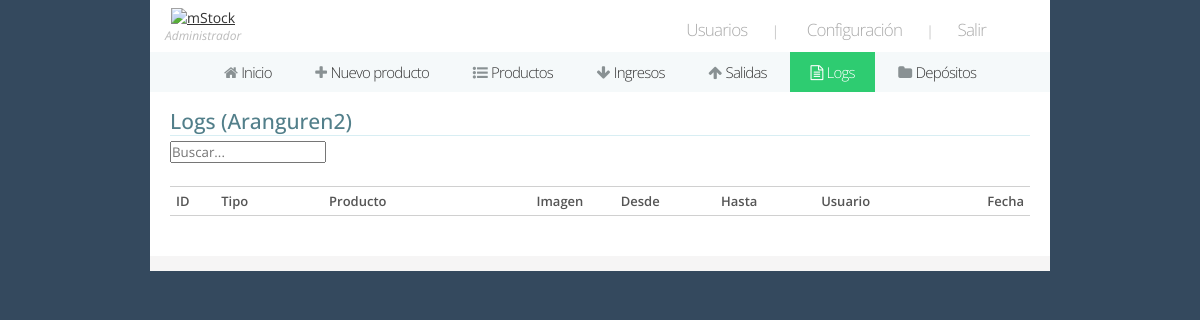
Before: /log/4 (signed in) with the older database file.
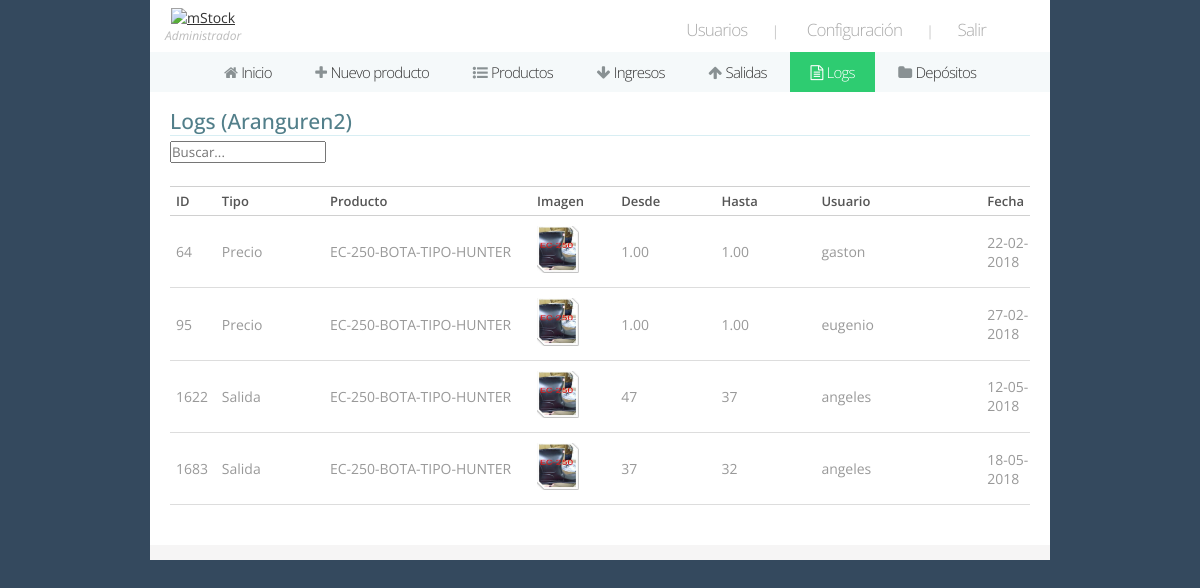
After: the same page with the newer database file.
### mystock/models.py (models this page shows)
class Log(models.Model):
	type = models.ForeignKey(Tipmov, on_delete=models.CASCADE)
	producto = models.ForeignKey(Producto, on_delete=models.CASCADE)
	fromqty = models.IntegerField()
	toqty = models.IntegerField()
	fromprice = models.DecimalField(max_digits=15, decimal_places=2)
	toprice = models.DecimalField(max_digits=15, decimal_places=2)
	date_added = models.DateField(auto_now = True)
	user = models.ForeignKey(User, on_delete=models.CASCADE)

class Tipmov(models.Model):
	tipomov = models.CharField(max_length = 20)
	def __str__(self):
		return(self.tipomov)

class Producto(models.Model):
	name = models.CharField(max_length = 200)
	descrp = models.CharField(max_length = 400)
	deposito = models.ForeignKey(Deposito, on_delete = models.CASCADE)
	qty = models.IntegerField()
	price = models.DecimalField(max_digits = 20, decimal_places = 2)
	price_venta = models.DecimalField(max_digits = 20, decimal_places = 2)
	date_add = models.DateField(auto_now = True)
	imagen = models.ImageField(upload_to = 'images/', null = True, verbose_name = '' )
	def __str__(self):
		return(self.name)

### mystock/views.py (the view)
# urls.py: path('log/<int:id>', log, name = 'log'),
@login_required
def log(request, id):
	user = request.user
	usuario = Usuario.objects.get(id = user.id)
	if (usuario.role == 4):
		return(redirect('s'))
	deposito = Deposito.objects.get(id = id)
	productos = Producto.objects.filter(deposito_id = id)
	logs = Log.objects.filter(producto_id__in = Subquery(productos.values('id')))
	ctx = {'pagina':6,
			'datos':[usuario.role.id, usuario.role.name],
			'deposito':'(' + deposito.name + ')',
			'logs':logs}
	return(render(request, 'logs.html', ctx))

### mystock/templates/logs.html (shortened to what this page needs)
{% extends 'header.html' %}
{% load static %}
{% block cuerpo %}
<div class="wrapper-pad">
	<h2>Logs {{ deposito }}</h2>
	<form method="post" action="" name="searchf">
		<input type="text" name="busq" placeholder="Buscar..." class="search fleft" />
	</form>
	<div id="table-head">
	</div>
	<table border="1" rules="rows" id="logs">
		<thead>
			<tr>
				<td width="6%">ID</td>
				<td width="13%">Tipo</td>
				<td width="25%">Producto</td>
				<td width="10%">Imagen</td>
				<td width="12%">Desde</td>
				<td width="12%">Hasta</td>
				<td width="20%">Usuario</td>
				<td width="12%">Fecha</td>
			</tr>
		</thead>
		<tbody>
			{% for log in logs %}
				<tr data-id="{{ log.id }}">
					<td>{{ log.id }}</td>
					<td>{{ log.type }}</td>
					<td>{{ log.producto }}</td>
					<td><img src="{% get_media_prefix %}{{ log.producto.imagen }}" heigth='42'  width='42' /></td>
					{% if log.type.id == 1 or log.type.id == 2 %}
						<td>{{ log.fromqty }}</td>
						<td>{{ log.toqty }}</td>
					{% elif log.type.id == 3 %}
						<td>{{ log.fromprice }}</td>
						<td>{{ log.toprice }}</td>
					{% else %}
						<td> - </td>
						<td> - </td>
					{% endif %}
					<td>{{ log.user }}</td>
					<td>{{ log.date_added|date:'d-m-Y' }}</td>
				</tr>
			{% endfor %}
		</tbody>
	</table>
</div>
<div class="border" style="margin-bottom:30px;"></div>
{% endblock %}

Changed rows visible on the page:
now on this page (row edited): Log: id "64", type "Precio", producto "EC-250-BOTA-TIPO-HUNTER", producto.imagen (picture), fromprice "1.00", toprice "1.00", user "gaston", date_added "22-02-2018"
now on this page (row edited): Log: id "95", type "Precio", producto "EC-250-BOTA-TIPO-HUNTER", producto.imagen (picture), fromprice "1.00", toprice "1.00", user "eugenio", date_added "27-02-2018"
now on this page (row edited): Log: id "1622", type "Salida", producto "EC-250-BOTA-TIPO-HUNTER", producto.imagen (picture), fromqty "47", toqty "37", user "angeles", date_added "12-05-2018"
now on this page (row edited): Log: id "1683", type "Salida", producto "EC-250-BOTA-TIPO-HUNTER", producto.imagen (picture), fromqty "37", toqty "32", user "angeles", date_added "18-05-2018"
